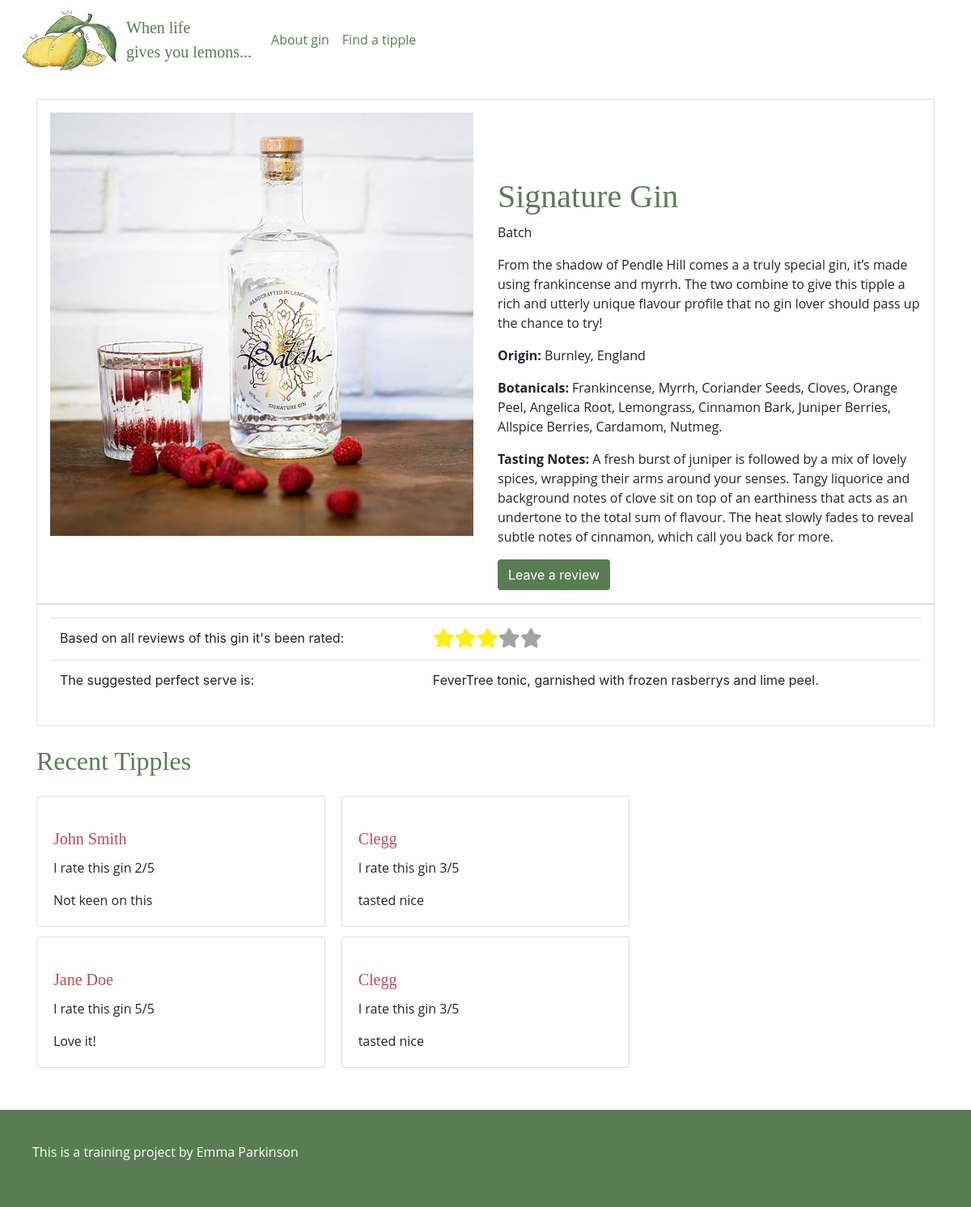
Screenshot of /product.php?id=1 with the database file from the repository.
### tables this page shows
CREATE TABLE `checkin` (
  `id` int(11) NOT NULL AUTO_INCREMENT,
  `product_id` int(11) DEFAULT NULL,
  `name` varchar(50) DEFAULT NULL,
  `rating` int(11) DEFAULT NULL,
  `review` varchar(500) DEFAULT NULL,
  `posted` datetime DEFAULT CURRENT_TIMESTAMP,
  PRIMARY KEY (`id`)
);

### src/DataProvider/DatabaseProvider.php (called while the page is built, shortened)
<?php
class DatabaseProvider
{
    private PDO $dbh;
    public function __construct()
    {
        $username = 'root';
        $password = 'root';
        try {
            $this->dbh = new PDO(
                'mysql:dbname=project;host=mysql;charset=utf8',
                $username,
                $password
            );
            $this->dbh->setAttribute(PDO::ATTR_ERRMODE, PDO::ERRMODE_EXCEPTION);
        } catch (PDOException $e) {
            die('Unable to establish a database connection');
        }
    }
    public function getProduct(int $productId): Product
    {
        $stmt = $this->dbh->prepare(
            'SELECT
                p.id AS product_id, p.distillery, p.gin, p.image, p.blurb, p.serve,
                c.id, c.name, c.rating, c.review, c.posted,
                (
                    SELECT AVG(rating)
                    FROM checkin
                    WHERE product_id = p.id
                ) AS average_rating
            FROM product p
            LEFT JOIN checkin AS c ON c.product_id = p.id
            WHERE p.id = :id'
        );
        $stmt->execute([
            'id' => $productId
        ]);
        $productData = $stmt->fetchAll(PDO::FETCH_ASSOC);
        if (count($productData) == 0) {
            header("Location: product_listing.php");
            exit();
        } else {
            $hydrator = new EntityHydrator();
            return $hydrator->hydrateProductWithCheckins($productData);
        }
    }
}

### setup.php (called while the page is built, shortened)
<?php
$dbProvider = new DatabaseProvider();

### src/Hydrator/EntityHydrator.php (called while the page is built, shortened)
<?php
class EntityHydrator
{
    public function hydrateProduct(array $data): Product
    {
        $product = new Product();
        $product->id = $data['id'];
        $product->gin = $data['gin'];
        $product->distillery =$data['distillery'];
        $product->image = $data['image'];
        $product->blurb = $data['blurb'];
        $product->serve = $data['serve'];
        $product->averageRating = $data['average_rating'];
        return $product;
    }
    public function hydrateCheckIn(array $data): CheckIn
    {
        $checkIn = new CheckIn();
        $checkIn->id = $data['id'];
        $checkIn->product_id = $data['product_id'];
        $checkIn->name = $data['name'];
        $checkIn->rating = $data['rating'];
        $checkIn->review = $data['review'];
        $checkIn->posted = $data['posted'] ?? null;
        return $checkIn;
    }
    public function hydrateProductWithCheckins(array $data): Product
    {
        $productData = [
            'id' => $data[0]['product_id'],
            'gin' => $data[0]['gin'],
            'distillery' => $data[0]['distillery'],
            'image' => $data[0]['image'],
            'blurb' => $data[0]['blurb'],
            'serve' => $data[0]['serve'],
            'average_rating' => $data[0]['average_rating'],
        ];
        $product = $this->hydrateProduct($productData);
        if ($data[0]['id'] == null) {
        } else {
            foreach ($data as $checkInData) {
                $checkIn = $this->hydrateCheckIn($checkInData);
                $product->addCheckin($checkIn);
            }
        }
        return $product;
    }
}

### src/Entity/Product.php (called while the page is built, shortened)
<?php
class Product
{
    private array $checkIns = [];
    public function addCheckin(CheckIn $checkIn): void
    {
        $this->checkIns[] = $checkIn;
    }
    public function getCheckins(): array
    {
        return $this->checkIns;
    }
}

### product.php (the view, shortened to what this page needs)
<?php
include 'setup.php';
if (isset($_GET['id'])) {
    $gin = $dbProvider->getProduct($_GET['id']);
    $checkins = $gin->getCheckins();
    ?>
    <!DOCTYPE html>
    <html>
    <?php include 'template/head_includes.php' ?>
    <body>
    <?php include 'template/header_includes.php' ?>
    <main class="container-md mt-4">
        <section class="border p-3" style="padding: 20px;">
            <div class="row">
                <div class="col-md-6 location-1">
                    <img class="img-fluid" alt="<?= htmlentities($gin->gin) ?>" src="<?= htmlentities($gin->image) ?>">
                </div>
                <div class="col-md-6 location-2">
                    <h1><?php echo $gin->gin; ?></h1>
                    <p style="font-size:16px"><?php echo $gin->distillery; ?></p>
                    <?php echo $gin->blurb; ?>
                    <button type="button" class="btn btn-green" data-toggle="modal" data-target="#review">Leave a review</button>
                </div>
            </div>
        </section>
        <section id="information">
            <div class="border p-3">
                <table class="table">
                    <tr>
                        <td>Based on all reviews of this gin it's been rated:</td>
                        <td id="avStar"></td>
                    </tr>
                    <tr>
                        <td>The suggested perfect serve is:</td>
                        <td><?php echo $gin->serve; ?></td>
                    </tr>
                </table>
            </div>
        </section>
        <section id="checkAPI">
            <h2 class="mt-4 mb-4">Recent Tipples</h2>
            <?php if (count($checkins) == 0) { ?>
                <p>There have not been any reviews of this gin yet. You could be the first!</p>
                <button type="button" class="btn btn-green" data-toggle="modal" data-target="#review">
                    Leave a review
                </button>
            <?php } else { ?>
                <div class="card-columns">
                    <?php for ($i = 0; $i < count($checkins); $i++) { ?>
                        <div class="card">
                            <div class="card-body">
                                <h5 class="card-title"><?= htmlentities($checkins[$i]->name) ?></h5>
                                <p class="card-text">I rate this gin <?= htmlentities($checkins[$i]->rating) ?>/5</p>
                                <p class="card-text"><?= htmlentities($checkins[$i]->review) ?></p>
                            </div>
                        </div>
                    <?php } ?>
                </div>
            <?php } ?>
        </section>
    </main>
    <?php include 'template/footer_includes.php' ?>
    </body>
    </html>
    <?php
} else {
    header("Location: product_listing.php");
    exit();
} ?>

### template/head_includes.php (shortened to what this page needs)
<head>
    <link rel="stylesheet" href="https://cdn.jsdelivr.net/npm/bootstrap@4.5.3/dist/css/bootstrap.min.css">
    <link rel="stylesheet" href="style/style.css">
</head>

### template/header_includes.php (shortened to what this page needs)
<header>
    <nav class="navbar navbar-expand-lg">
        <img src="images/lemon.jpg">
        <a class="navbar-brand" href="product_listing.php">When life <br>gives you lemons...</a>
        <div class="collapse navbar-collapse" id="navbarSupportedContent">
            <ul class="navbar-nav mr-auto">
                <li class="nav-item active">
                    <a class="nav-link" href="index.php">About gin<span class="sr-only">(current)</span></a>
                </li>
                <li class="nav-item">
                    <a class="nav-link" href="product_listing.php">Find a tipple</a>
                </li>
            </ul>
        </div>
    </nav>
</header>

### template/footer_includes.php (shortened to what this page needs)
<footer class="basic">
<p>This is a training project by Emma Parkinson</p>
</footer>

### style/style.css (style rules this page uses)
h1, h2, h3, h4, h5, h6 { font-family: "Mountains of Christmas", cursive; }
h1, h2 { color: #587d52; margin-top: 2em; }
h3, h4, h5, h6 { margin-top: 1em; color: #c14953; }
p { font-family: "Open Sans", sans-serif; font-size: 16px; }
.navbar-brand { font-family: "Mountains of Christmas", cursive; color: #587d52; }
.nav-link { font-family: "Open Sans", sans-serif; color: #587d52; }
.border { border: solid 1px grey; }
.btn-green { background-color: #587d52; color: white; }
.basic { background-color: #587d52; min-height: 20px; margin-top: 40px; padding: 40px; color: #ffffff; }

### rows the page displays
checkin: name "John Smith", rating "2", review "Not keen on this"
checkin: name "Jane Doe", rating "5", review "Love it!"
checkin: name "Clegg", rating "3", review "tasted nice"
checkin: name "Clegg", rating "3", review "tasted nice"

### other values shown
$gin->gin "Signature Gin"
$gin->distillery "Batch"
$gin->serve "FeverTree tonic, garnished with frozen rasberrys and lime peel."
